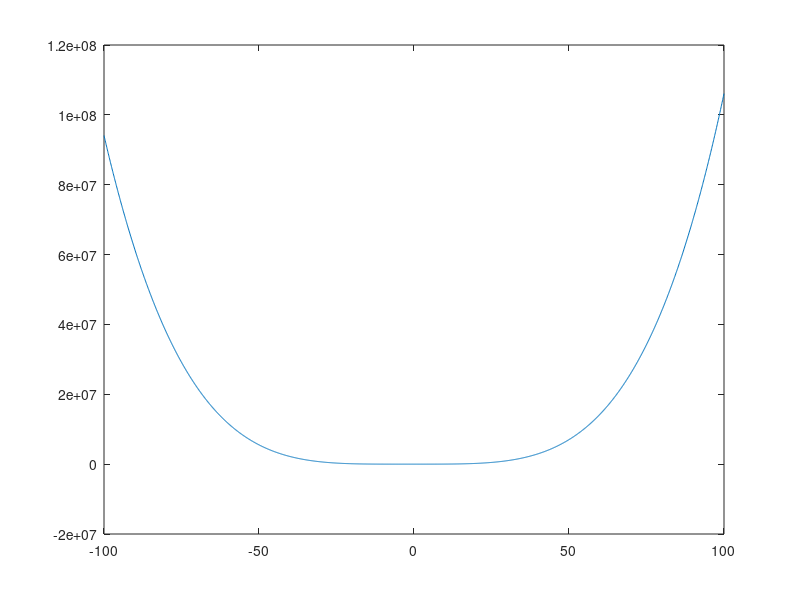

Recreate this plot in MATLAB.
% Octave Script
% Title         :Grafica 8
% Author        :Kevin Yoan Calderón García
% Description   :Script para graficar una funcion
% Date          :28/10/2021
% Version       :1
% Usage         :octave
%               :
%               :Requiere de octave

clear
% Dominio de la funcion
x = -100:0.1:100;
% Rango de la funcion
fx = ((x.^4)+(6*(x.^3))+(9*(x.^2))-1) 
% Funcion con el plot
plot (x, fx)
